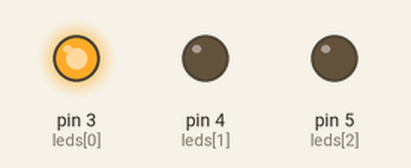
Bench run of a sketch on a simulated Arduino Uno, built with avr-gcc and run on an emulated ATmega328P. On the bench: output pins drawn as LEDs (lit = HIGH).

Above: at 0.05 s.
At 1.35 s:
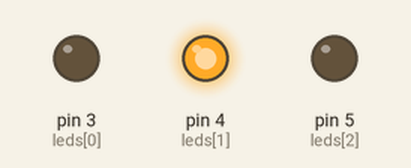
At 2.7 s:
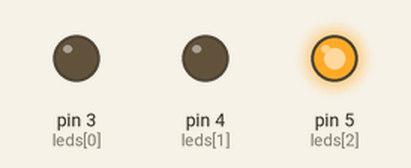
Timing chart, 0 to 3.0 s (numbered marks = the images above):
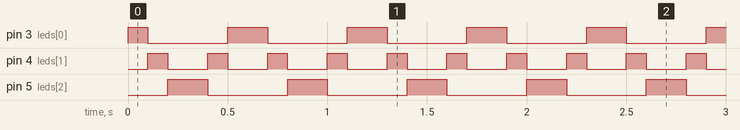

Measured:
- by itself, pin 3 (leds[0]): repeats every 0.60 s: LOW 0.40 s, HIGH 0.20 s
- by itself, pin 4 (leds[1]): alternates HIGH for 0.10 s and LOW for 0.20 s
- by itself, pin 5 (leds[2]): alternates HIGH for 0.20 s and LOW for 0.40 s

The sketch:

activity1.ino
```cpp
int leds[3] = {3,4,5};

// LED lights on and off but it goes back
void runback(int led[]) {
    int delayVal = 100;
    for (int i = 0; i < 3; i++){
      digitalWrite(led[i], HIGH);
      delay(delayVal);
      digitalWrite(led[i], LOW);
      if (i == 2) {
        for (int j = i; j >= 0; j--){
          digitalWrite(led[j], HIGH);
          delay(delayVal);
          digitalWrite(led[j], LOW);
        }
      }
    }
}

// my own Traffic Lights simulation
void traffic_lights(int led[]) {
  for (int i = 0; i < 3; i++){
    int delayVal;
    if (i == 0 || i == 2){
      delayVal = 25000;
    }
    else {
      delayVal = 3000;
    }
    digitalWrite(led[i], HIGH);
    delay(delayVal);
    digitalWrite(led[i], LOW);
  }
}

// Christmas Lights pattern Alternate
void christmas_lights(int led[]){
  for (int i = 0; i < 2; i++){
    int delayVal = 100;
    if (i == 0){
      digitalWrite(led[i], HIGH);
      digitalWrite(led[i+2], HIGH);
      delay(delayVal);
      digitalWrite(led[i], LOW);
      digitalWrite(led[i+2], LOW);
    }
    else{
      digitalWrite(led[i], HIGH);
      delay(delayVal);
      digitalWrite(led[i], LOW);
    }
  }
}

void setup() {
  // put your setup code here, to run once:
  for (int i = 0; i < 3; i++){
    pinMode(leds[i], OUTPUT);
  }
}

void loop() {
  // put your main code here, to run repeatedly:
  runback(leds);
  // traffic_lights(leds);
  // christmas_lights(leds);
}
```
